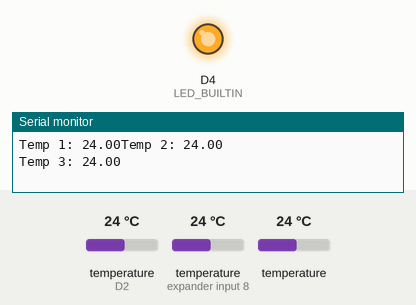
A sketch run on a simulated ESP8266 (NodeMCU). Shown: output pins drawn as LEDs (lit = HIGH, except the on-board LED, lit = LOW), the last lines printed to the serial monitor. Inputs (shaded band) come from the test bench; at power-on: temperature (sensors on D2, expander input 8) 24 °C, temperature 24 °C.

Above: at 1.2 s.
At 7.3 s:
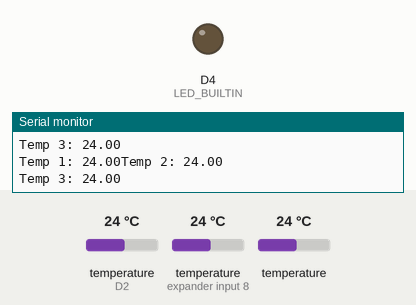
Timing chart, 0 to 8.7 s (numbered marks = the images above):
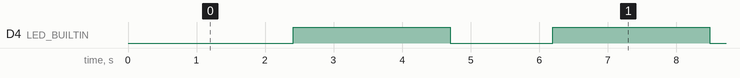

Measured:
- by itself, D4 (LED_BUILTIN): alternates HIGH for 2.3 s and LOW for 1.5 s

The sketch:

SensorTemp.ino
```cpp
// Programa : Sensor de temperatura DS18B20
// Autor : FILIPEFLOP
// Adaptação : UFF / TER / Larissa / Ivanovich
// Biblioteca OneWire baixada diretamente do arduino
//Biblioteca DAllas, baixada do site FilipeFlop
//

#include <OneWire.h>
#include <DallasTemperature.h>

// Porta do pino de sinal do DS18B20
#define ONE_WIRE_BUS D2

// Define uma instancia do oneWire para comunicacao com o sensor
OneWire oneWire(ONE_WIRE_BUS);
 DallasTemperature sensors(&oneWire);
DeviceAddress sensor1,sensor2,sensor3;
bool primeira = false;

void setup(void)
{
  Serial.begin(9600);
  sensors.begin();
  // Localiza e mostra enderecos dos sensores

  pinMode(LED_BUILTIN,OUTPUT);
  digitalWrite(LED_BUILTIN,LOW);


}

void mostra_endereco_sensor(DeviceAddress deviceAddress)
{
  for (uint8_t i = 0; i < 8; i++)
  {
    // Adiciona zeros se necessário
    if (deviceAddress[i] < 16) Serial.print("0");
    Serial.print(deviceAddress[i], HEX);
  }
}

void loop()
{

  if (primeira == false)
  {
  Serial.println("Localizando sensores DS18B20...");
  Serial.print("Foram encontrados ");
  Serial.print(sensors.getDeviceCount(), DEC);
  Serial.println(" sensores.");
  if (!sensors.getAddress(sensor1, 0))
     Serial.println("Sensor1 nao encontrado !");
  if (!sensors.getAddress(sensor2, 1))
     Serial.println("Sensor2 nao encontrado !");
  if (!sensors.getAddress(sensor3, 2))
     Serial.println("Sensor2 nao encontrado !");
  // Mostra o endereco do sensor encontrado no barramento
  Serial.print("Endereco sensor1: ");
  mostra_endereco_sensor(sensor1);
  Serial.print("Endereco sensor2: ");
  mostra_endereco_sensor(sensor2);
  Serial.print("Endereco sensor2: ");
  mostra_endereco_sensor(sensor2);
  Serial.println();
  Serial.println();
  primeira = true;

  }
  // Le a informacao do sensor
  sensors.requestTemperatures();
  float tempC1 = sensors.getTempC(sensor1);
  float tempC2 = sensors.getTempC(sensor2);
  float tempC3 = sensors.getTempC(sensor3);

  // Mostra dados no serial monitor
  Serial.print("Temp 1: ");
  Serial.print(tempC1);
  Serial.print("Temp 2: ");
  Serial.println(tempC2);
  Serial.print("Temp 3: ");
  Serial.println(tempC3);

  digitalWrite(LED_BUILTIN,LOW);
  delay(1500);
  digitalWrite(LED_BUILTIN,HIGH);
  delay(1500);
}
//FIM
```
